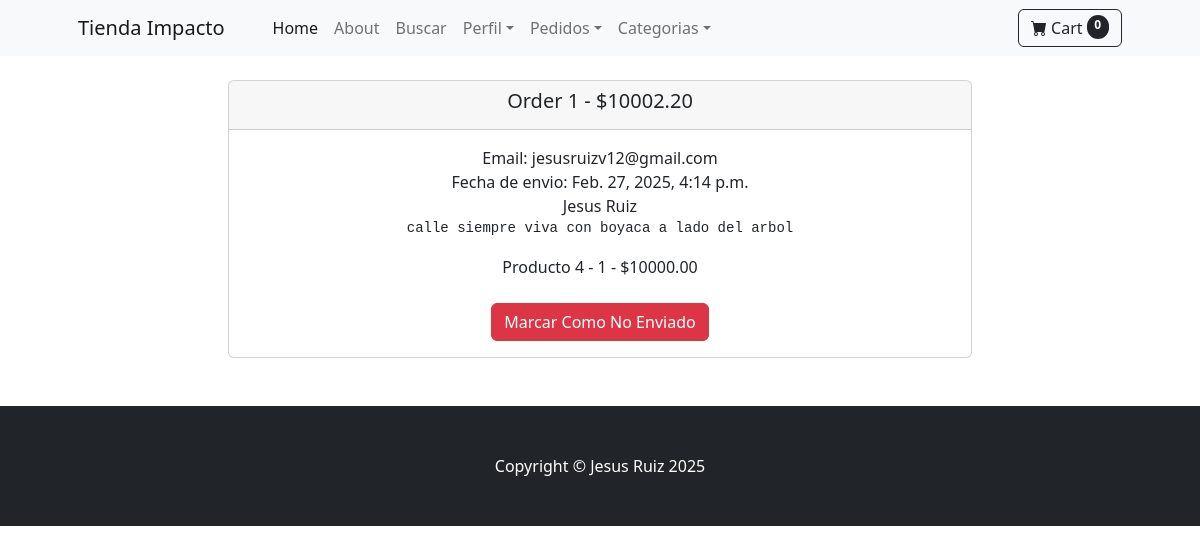
/payment/orders/1 (signed in), run on the app's committed database.
### payment/models.py (models this page shows, shortened)
class Order(models.Model):
     user = models.ForeignKey(User, on_delete=models.CASCADE, null=True, blank=True)
     full_name = models.CharField(max_length=250)
     email = models.EmailField(max_length=250)
     shipping_address = models.TextField(max_length=1000)
     amount_paid = models.DecimalField(max_digits=10, decimal_places=2)
     date_ordered = models.DateField(auto_now_add=True)
     shipped = models.BooleanField(default=False)
     date_shipped = models.DateTimeField(blank=True, null=True)

class OrderItem(models.Model):
    order = models.ForeignKey(Order, on_delete=models.CASCADE, null=True)
    product = models.ForeignKey(Product, on_delete=models.CASCADE, null=True)
    user = models.ForeignKey(User, on_delete=models.CASCADE, null=True, blank=True)
    quantity = models.PositiveBigIntegerField(default=1)
    price = models.DecimalField(max_digits=100, decimal_places=2)

### store/models.py (models this page shows)
class Product(models.Model):
    name = models.CharField(max_length=50)
    price = models.IntegerField(default=0)
    category = models.ForeignKey(Category, on_delete=models.CASCADE, default=1)
    description = models.CharField(max_length=250, default='', blank=True, null=True)
    image = models.ImageField(upload_to='uploads/product/')
    is_sale = models.BooleanField(default=False)
    sale_price = models.IntegerField(default=0)
    def __str__(self):
        return self.name

### payment/views.py (the view, shortened to what this page needs)
# urls.py: path('orders/<int:pk>', views.orders, name='orders'),
def orders(request, pk):
    if request.user.is_authenticated and request.user.is_superuser:
        order = Order.objects.get(id=pk)
        items = OrderItem.objects.filter(order=pk)
        return render(request, 'payment/orders.html', {"order":order, "items":items})
    else:
        messages.success(request, "Acceso Denegado")
        return redirect('home')

### cart/cart.py (called while the page is built)
    def __len__(self):
        return len(self.cart)

### cart/context_processors.py (called while the page is built)
def cart(request):
    return {'cart': Cart(request)}

### payment/templates/payment/orders.html (shortened to what this page needs)
{% extends 'base.html'%}
{% block content %}
<div class="container">
    <div class="row">
        <center>
            <div class="col-8">
                  <br>
                  <div class="card">
                    <div class="card-header">
                      <h5>Order {{order.id}} - ${{order.amount_paid}}</h5>
                    </div>
                    <div class="card-body">
                      Email: {{ order.email }} <br>
                      {% if order.date_shipped%}
                        Fecha de envio: {{order.date_shipped}}
                      {% else %}
                        Fecha de pedido: {{order.date_ordered}}
                      {% endif %}
                      <br>
                      {{order.full_name}} <br>
                      <pre>{{order.shipping_address}}</pre>
                      {% for item in items %}
                        {{ item.product }} - {{ item.quantity }} - ${{ item.price }} <br>
                      {% endfor %}
                      <br>
                      {% if not order.shipped %}
                      <form action="" method="POST">
                        {% csrf_token %}
                        <input type="hidden" name="shipping_status" value="true">
                        <button type="submit" class="btn btn-success">Marcar Como Enviado</button>
                      </form>
                      {% else %}
                      <form action="" method="POST">
                        <button type="submit" class="btn btn-danger">Marcar Como No Enviado</button>
                      </form>
                      {% endif %}
                    </div>
                  </div>
                  <br>
                  <br>
            </div>
        </center>
    </div>
</div>
{% endblock %}

### data on the page
Order: id "1", amount_paid "10002.20", email "jesusruizv12@gmail.com", date_shipped "Feb. 27, 2025, 4:14 p.m.", full_name "Jesus Ruiz", shipping_address "calle siempre viva con boyaca a lado del arbol"
OrderItem: product "Producto 4", quantity "1", price "10000.00"

### other printed values
{{ cart|length }} "0"
